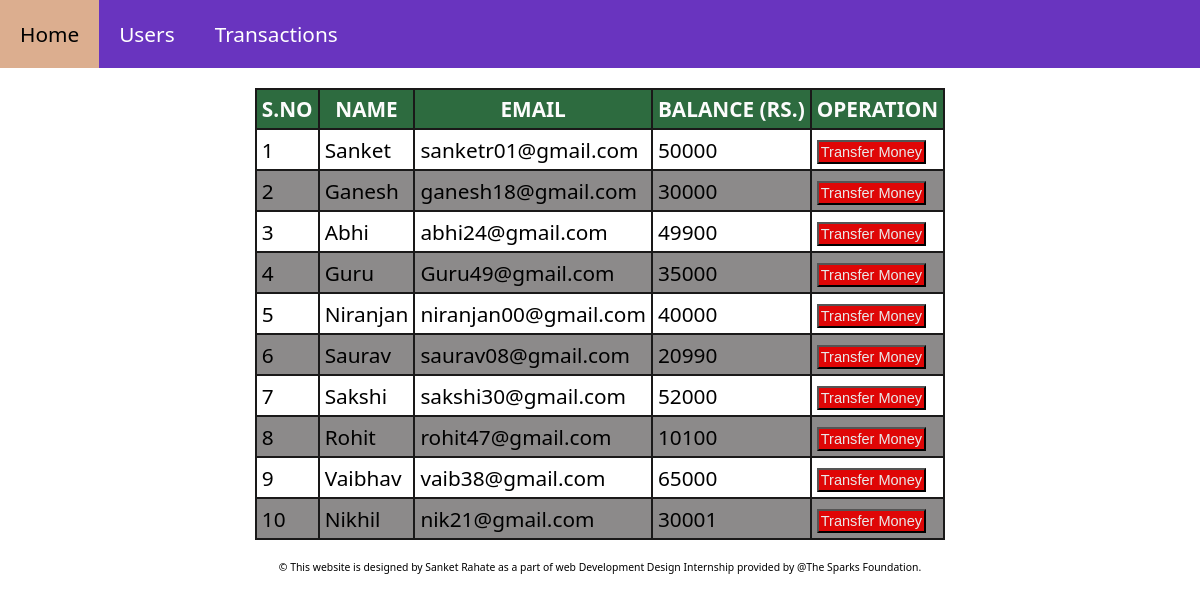
Screenshot of /user.php with the database file from the repository.
### tables this page shows
CREATE TABLE `users` (
  `id` int(3) NOT NULL,
  `name` text NOT NULL,
  `email` varchar(30) NOT NULL,
  `balance` int(8) NOT NULL
);

### user.php (the view, shortened to what this page needs)
<!DOCTYPE html>
<html>
<head>
<link rel="stylesheet" href="index.css" />
</head>
<body>
    <?php include'nav.php';?>
    <?php
include 'config.php';
$sql="SELECT * FROM users";
$result=$conn->query($sql);
?>
<table>
    <tr>
        <th>S.NO</th>
        <th>NAME</th>
        <th>EMAIL</th>
        <th>BALANCE (RS.)</th>
        <th>OPERATION</th>
    <tr>
  <?php
  if($result->num_rows>0)
  {
      while($row=$result->fetch_assoc()){
   ?>
   <tr>
       <td><?php echo $row["id"];?></td>
       <td><?php echo $row["name"];?></td>
       <td><?php echo $row["email"];?></td>
       <td><?php echo $row["balance"];?></td>
       <td><a href="transfer.php?id=<?php echo $row['id'];?>"><button type="button" class="btn">Transfer Money</button></a></td>
   </tr>
   <?php
      } ?>
</table>
 <?php }
  ?>
  </body>
<?php include'footer.php';?>
</html>

### index.css (style rules this page uses)
* { margin: 0; padding: 0; box-sizing: border-box; }
html { font-size: 1.3rem; font-family: "Segoe UI", Tahoma, Geneva, Verdana, sans-serif; }
button { font-size: 0.7rem; background-color: rgb(223, 6, 6); color: rgb(233, 233, 233); padding: 2px; cursor: pointer; }
table, th, td { border: 2px solid rgb(26, 25, 25); border-collapse: collapse; }
th, td { padding: 5px; }
table { margin: 20px auto; }
tr:nth-child(even) { background-color: rgb(140, 138, 138); }
th { background-color: rgba(6, 80, 28, 0.842); color: rgb(252, 252, 252); }

### user.php (style rules this page uses)
body { background-image:url('Image/users.jpg'); }

### rows the page displays
users: id "1", name "Sanket", email "sanketr01@gmail.com", balance "50000"
users: id "2", name "Ganesh", email "ganesh18@gmail.com", balance "30000"
users: id "3", name "Abhi", email "abhi24@gmail.com", balance "49900"
users: id "4", name "Guru", email "Guru49@gmail.com", balance "35000"
users: id "5", name "Niranjan", email "niranjan00@gmail.com", balance "40000"
users: id "6", name "Saurav", email "saurav08@gmail.com", balance "20990"
users: id "7", name "Sakshi", email "sakshi30@gmail.com", balance "52000"
users: id "8", name "Rohit", email "rohit47@gmail.com", balance "10100"
users: id "9", name "Vaibhav", email "vaib38@gmail.com", balance "65000"
users: id "10", name "Nikhil", email "nik21@gmail.com", balance "30001"
